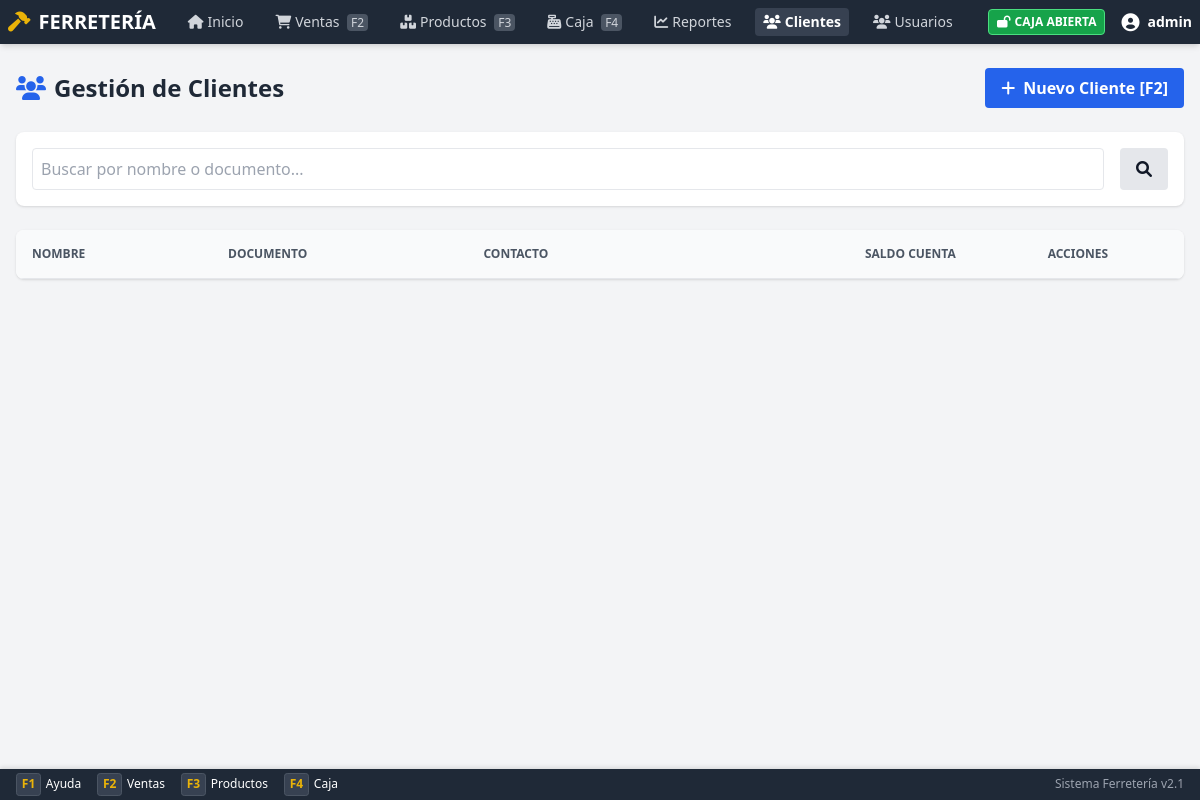
The page /clients.php (signed in) on the database as committed earlier.
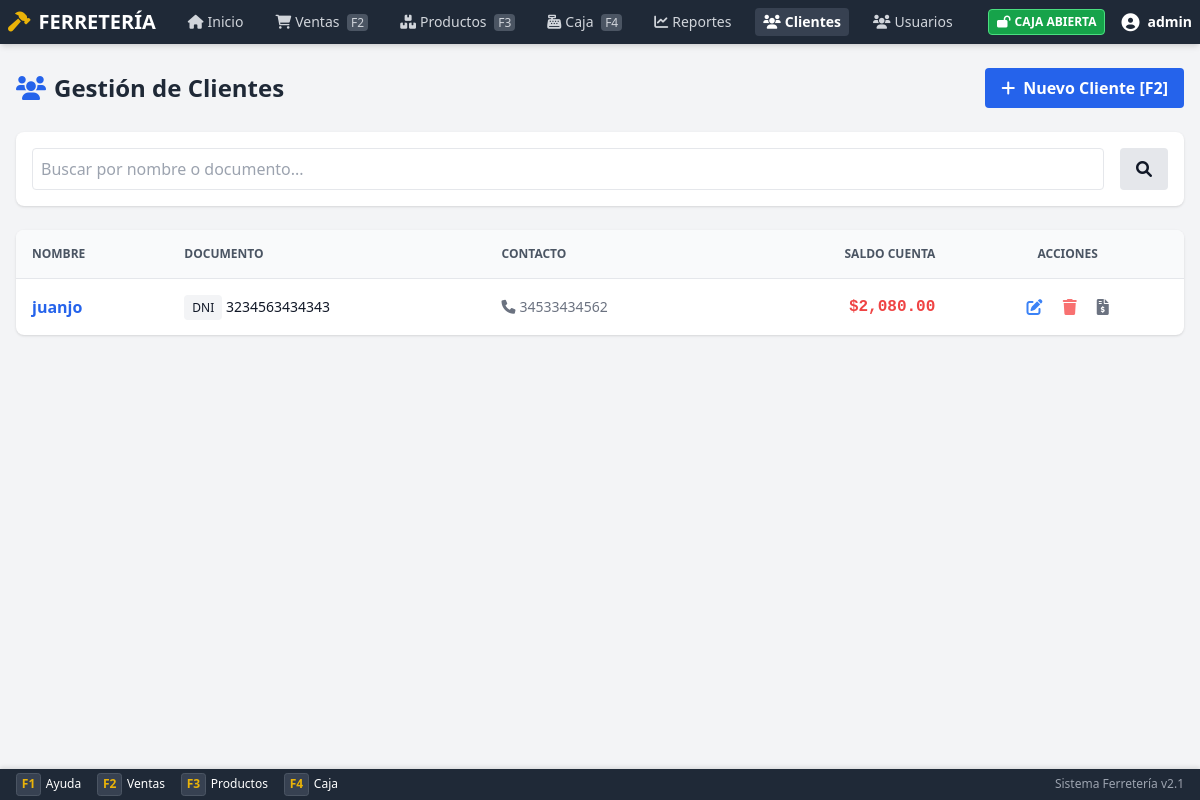
The same page on the database as committed later.
### tables this page shows
CREATE TABLE `clientes` (
  `id` int(11) NOT NULL,
  `nombre` varchar(150) NOT NULL,
  `documento` varchar(20) DEFAULT NULL,
  `tipo_documento` enum('DNI','CUIT','CUIL','Pasaporte') DEFAULT 'DNI',
  `telefono` varchar(50) DEFAULT NULL,
  `email` varchar(100) DEFAULT NULL,
  `direccion` text DEFAULT NULL,
  `ciudad` varchar(100) DEFAULT NULL,
  `provincia` varchar(100) DEFAULT NULL,
  `codigo_postal` varchar(20) DEFAULT NULL,
  `saldo_cuenta_corriente` decimal(10,2) DEFAULT 0.00,
  `limite_credito` decimal(10,2) DEFAULT 0.00,
  `notas` text DEFAULT NULL,
  `activo` tinyint(1) DEFAULT 1,
  `created_at` timestamp NOT NULL DEFAULT current_timestamp(),
  `updated_at` timestamp NOT NULL DEFAULT current_timestamp() ON UPDATE current_timestamp()
);

### app/Core/Database.php (called while the page is built, shortened)
<?php
class Database
{
    private static $instance = null;
    private $pdo;
    private function __construct()
    {
        try {
            $dsn = sprintf(
                "mysql:host=%s;dbname=%s;charset=%s",
                DB_HOST,
                DB_NAME,
                DB_CHARSET
            );
            $options = [
                PDO::ATTR_ERRMODE => PDO::ERRMODE_EXCEPTION,
                PDO::ATTR_DEFAULT_FETCH_MODE => PDO::FETCH_ASSOC,
                PDO::ATTR_EMULATE_PREPARES => false,
                PDO::MYSQL_ATTR_INIT_COMMAND => "SET NAMES " . DB_CHARSET
            ];
            $this->pdo = new PDO($dsn, DB_USER, DB_PASS, $options);
        } catch (PDOException $e) {
            Logger::error('Database connection failed', [
                'error' => $e->getMessage()
            ]);
            die('Error de conexión a la base de datos. Por favor contacte al administrador.');
        }
    }
    public static function getInstance()
    {
        if (self::$instance === null) {
            self::$instance = new self();
        }
        return self::$instance;
    }
    public function query($sql, $params = [])
    {
        try {
            $stmt = $this->pdo->prepare($sql);
            $stmt->execute($params);
            return $stmt;
        } catch (PDOException $e) {
            Logger::error('Database query failed', [
                'sql' => $sql,
                'error' => $e->getMessage()
            ]);
            throw $e;
        }
    }
    public function fetchAll($sql, $params = [])
    {
        $stmt = $this->query($sql, $params);
        return $stmt->fetchAll();
    }
}

### app/helpers.php (called while the page is built, shortened)
<?php
if (!function_exists('checkAdmin')) {
    function checkAdmin()
    {
        return isset($_SESSION['role']) && $_SESSION['role'] === 'admin';
    }
}

### public/clients.php (the view, shortened to what the changed rows need)
<?php
$db = Database::getInstance();
$sql = "SELECT * FROM clientes WHERE activo = 1";
$params = [];
$sql .= " ORDER BY nombre LIMIT 50";
$clientes = $db->fetchAll($sql, $params);
?>
<!DOCTYPE html>
<html lang="es">
<head>
    <script src="assets/js/tailwindcss.js"></script>
    <link href="assets/css/fontawesome.min.css" rel="stylesheet">
</head>
<body class="bg-gray-100 flex flex-col min-h-screen pb-10">
    <?php include __DIR__ . '/../includes/nav.php'; ?>
    <div class="max-w-7xl mx-auto px-4 py-6 w-full flex-1">
        <div class="flex justify-between items-center mb-6">
            <h1 class="text-2xl font-bold text-gray-800"><i class="fas fa-users mr-2 text-blue-600"></i>Gestión de Clientes</h1>
        </div>
        <div class="bg-white rounded-lg shadow overflow-hidden">
            <table class="w-full text-left border-collapse">
                <thead class="bg-gray-50 text-gray-600 uppercase text-xs">
                    <tr>
                        <th class="p-4 border-b">Nombre</th>
                        <th class="p-4 border-b">Documento</th>
                        <th class="p-4 border-b">Contacto</th>
                        <th class="p-4 border-b text-right">Saldo Cuenta</th>
                        <th class="p-4 border-b text-center">Acciones</th>
                    </tr>
                </thead>
                <tbody class="divide-y divide-gray-100">
                    <?php foreach ($clientes as $c): ?>
                        <tr class="hover:bg-gray-50">
                            <td class="p-4 font-bold text-gray-700">
                                <a href="client_details.php?id=<?php echo $c['id']; ?>" class="text-blue-600 hover:underline">
                                    <?php echo htmlspecialchars($c['nombre']); ?>
                                </a>
                            </td>
                            <td class="p-4 text-sm">
                                <span class="bg-gray-100 px-2 py-1 rounded text-xs"><?php echo $c['tipo_documento']; ?></span>
                                <?php echo htmlspecialchars($c['documento']); ?>
                            </td>
                            <td class="p-4 text-sm text-gray-500">
                                <?php if ($c['telefono']): ?>
                                    <div><i class="fas fa-phone mr-1"></i><?php echo htmlspecialchars($c['telefono']); ?></div>
                                <?php endif; ?>
                            </td>
                            <td class="p-4 text-right font-mono font-bold <?php echo $c['saldo_cuenta_corriente'] > 0 ? 'text-red-500' : 'text-green-500'; ?>">
                                $<?php echo number_format($c['saldo_cuenta_corriente'], 2); ?>
                            </td>
                            <td class="p-4 text-center">
                                <button onclick='editClient(<?php echo json_encode($c); ?>)' class="text-blue-500 hover:text-blue-700 mx-2" title="Editar">
                                    <i class="fas fa-edit"></i>
                                </button>
                                <?php if (checkAdmin()): ?>
                                    <button onclick="deleteClient(<?php echo $c['id']; ?>)" class="text-red-400 hover:text-red-600 mx-2" title="Eliminar">
                                        <i class="fas fa-trash"></i>
                                    </button>
                                <?php endif; ?>
                                <a href="client_details.php?id=<?php echo $c['id']; ?>" class="text-gray-500 hover:text-gray-700 mx-2" title="Ver Cuenta">
                                    <i class="fas fa-file-invoice-dollar"></i>
                                </a>
                            </td>
                        </tr>
                    <?php endforeach; ?>
                </tbody>
            </table>
        </div>
    </div>
</body>
</html>

Rows that differ between the two databases and show on the page:
added clientes: nombre "juanjo", tipo_documento "DNI", documento "3234563434343", telefono "34533434562", saldo_cuenta_corriente "2,080.00"
